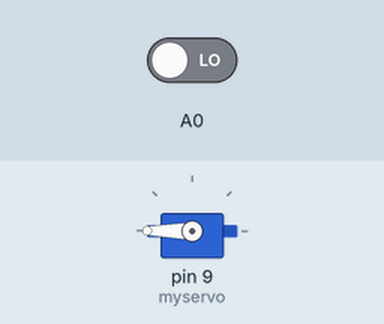
Bench run of a sketch on a simulated Arduino Uno, built with avr-gcc and run on an emulated ATmega328P. On the bench: servo. The test bench sets the inputs (shaded band); at power-on: A0 LOW.

Above: at 1.2 s.
1.3 s: A0 driven HIGH
At 1.9 s:
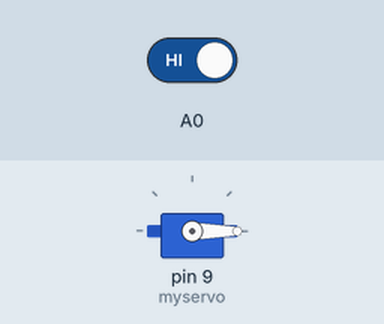
2.8 s: A0 driven LOW
At 3.1 s:
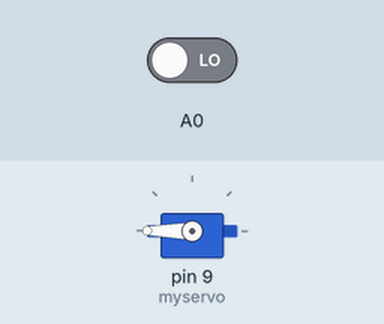
Timing chart, 0 to 5.8 s (numbered marks = the images above; inputs shaded):
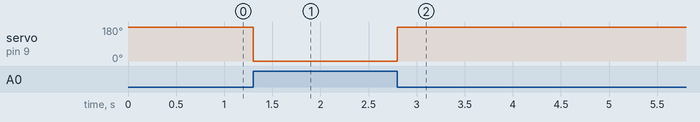

Measured:
- after the input at 1.3 s, servo on pin 9 (myservo): 180° → 0° at once
- after the input at 2.8 s, servo on pin 9 (myservo): 0° → 180° at once

The sketch:

19_IR_WITH_SERVO.ino
```cpp
#include <Servo.h>
int sen;
Servo myservo;
void setup()
{
  pinMode(A0,INPUT);
  myservo.attach(9);
}

void loop()
{
  sen=digitalRead(A0);
  if(sen==1)
  {
    myservo.write(0);
  }
  else
  {
    myservo.write(180);
  }
}
```
